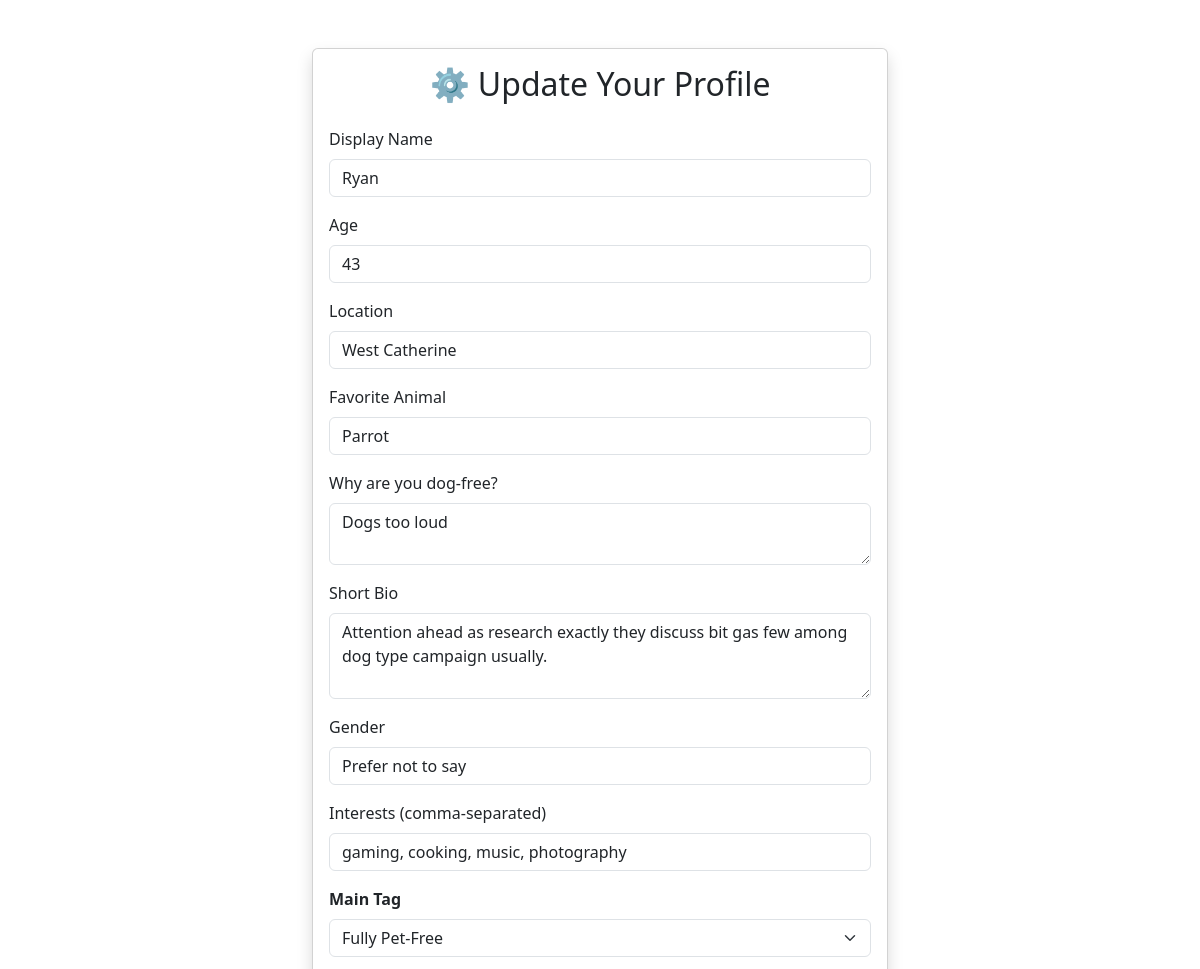
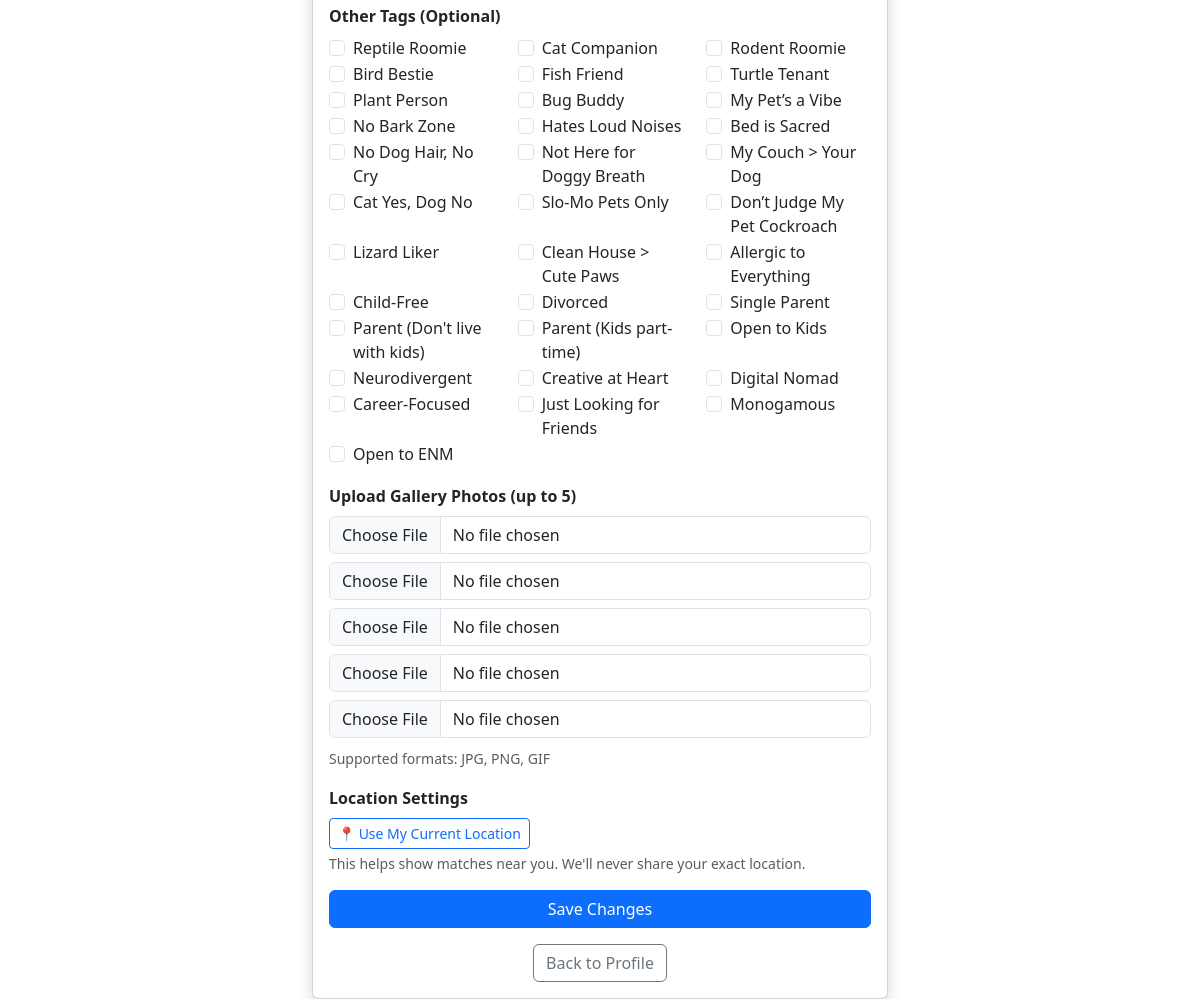
The app's page /settings (signed in) with its own data (2 pictures, top to bottom).
### tables this page shows
CREATE TABLE users (
        id INTEGER PRIMARY KEY AUTOINCREMENT,
        username TEXT UNIQUE NOT NULL,
        password TEXT NOT NULL,
        display_name TEXT,
        age INTEGER,
        location TEXT,
        favorite_animal TEXT,
        dog_free_reason TEXT,
        profile_pic TEXT,
        bio TEXT,
        gender TEXT,
        interests TEXT,
        main_tag TEXT,
        tags TEXT,
        latitude REAL,
        longitude REAL
    , gallery_image_1 TEXT, gallery_image_2 TEXT, gallery_image_3 TEXT, gallery_image_4 TEXT, gallery_image_5 TEXT);

### app.py (the view, shortened to what this page needs)
@app.route("/settings", methods=["GET", "POST"])
def settings():
    if "username" not in session:
        return redirect(url_for("login"))
    username = session["username"]
    conn = sqlite3.connect("users.db")
    c = conn.cursor()
    c.execute("""
        SELECT display_name, age, location, favorite_animal, dog_free_reason,
               bio, gender, interests, main_tag, tags
        FROM users WHERE username = ?
    """, (username,))
    data = c.fetchone()
    conn.close()
    return render_template("settings.html", data=data)

### templates/settings.html (shortened to what this page needs)
<!DOCTYPE html>
<html lang="en">
<head>
    <link href="https://cdn.jsdelivr.net/npm/bootstrap@5.3.3/dist/css/bootstrap.min.css" rel="stylesheet">
</head>
<body>
    <div class="container mt-5" style="max-width: 600px;">
        <div class="card shadow">
            <div class="card-body">
                <h2 class="card-title text-center mb-4">⚙️ Update Your Profile</h2>
                <form method="POST" enctype="multipart/form-data">
                    <div class="mb-3">
                        <label for="display_name" class="form-label">Display Name</label>
                        <input type="text" class="form-control" id="display_name" name="display_name" value="{{ data[0] or '' }}">
                    </div>
                    <div class="mb-3">
                        <label for="age" class="form-label">Age</label>
                        <input type="number" class="form-control" id="age" name="age" value="{{ data[1] or '' }}" min="18" max="99">
                    </div>
                    <div class="mb-3">
                        <label for="location" class="form-label">Location</label>
                        <input type="text" class="form-control" id="location" name="location" value="{{ data[2] or '' }}">
                    </div>
                    <div class="mb-3">
                        <label for="favorite_animal" class="form-label">Favorite Animal</label>
                        <input type="text" class="form-control" id="favorite_animal" name="favorite_animal" value="{{ data[3] or '' }}">
                    </div>
                    <div class="mb-3">
                        <label for="dog_free_reason" class="form-label">Why are you dog-free?</label>
                        <textarea class="form-control" id="dog_free_reason" name="dog_free_reason" rows="2">{{ data[4] or '' }}</textarea>
                    </div>
                    <div class="mb-3">
                        <label for="bio" class="form-label">Short Bio</label>
                        <textarea class="form-control" id="bio" name="bio" rows="3">{{ data[5] or '' }}</textarea>
                    </div>
                    <div class="mb-3">
                        <label for="gender" class="form-label">Gender</label>
                        <input type="text" class="form-control" id="gender" name="gender" value="{{ data[6] or '' }}">
                    </div>
                    <div class="mb-3">
                        <label for="interests" class="form-label">Interests (comma-separated)</label>
                        <input type="text" class="form-control" id="interests" name="interests" value="{{ data[7] or '' }}">
                    </div>
                    <div class="mb-3">
                      <label for="main_tag" class="form-label"><strong>Main Tag</strong></label>
                      <select name="main_tag" id="main_tag" class="form-select" required>
                        <optgroup label="🐾 Fun & Identity Tags">
                          {% for tag in fun_tags %}
                            <option value="{{ tag }}" {% if data[8] == tag %}selected{% endif %}>{{ tag }}</option>
                          {% endfor %}
                        </optgroup>
                          {% set serious_tags = [
                            "Child-Free", "Divorced", "Single Parent", "Parent (Don't live with kids)", "Parent (Kids part-time)", "Open to Kids", "Neurodivergent", "Creative at Heart",
                            "Digital Nomad", "Career-Focused", "Just Looking for Friends", "Monogamous", "Open to ENM"
                          ] %}
                      </select>
                    </div>
                    <div class="mb-3">
                      <label class="form-label"><strong>Other Tags (Optional)</strong></label>
                      <div class="row">
                        {% set selected_tags = data[9].split(",") if data[9] else [] %}
                        {% for tag in fun_tags + serious_tags if tag != data[8] %}
                          <div class="col-6 col-md-4">
                            <div class="form-check">
                              <input class="form-check-input" type="checkbox" name="tags" value="{{ tag }}"
                                {% if tag in selected_tags %}checked{% endif %}>
                              <label class="form-check-label">{{ tag }}</label>
                            </div>
                          </div>
                        {% endfor %}
                      </div>
                    </div>
                    <div class="mb-3">
                        <label class="form-label"><strong>Upload Gallery Photos (up to 5)</strong></label>
                        {% for i in range(1, 6) %}
                            <input type="file" name="gallery_image_{{ i }}" class="form-control mb-2">
                        {% endfor %}
                        <small class="form-text text-muted">Supported formats: JPG, PNG, GIF</small>
                    </div>
                    <div class="mb-3">
                        <label class="form-label"><strong>Location Settings</strong></label><br>
                        <button type="button" class="btn btn-outline-primary btn-sm" onclick="requestUserLocation()">📍 Use My Current Location</button>
                        <small class="form-text text-muted d-block mt-1">
                            This helps show matches near you. We'll never share your exact location.
                        </small>
                    </div>
                    <button type="submit" class="btn btn-primary w-100">Save Changes</button>
                </form>
                <div class="text-center mt-3">
                    <a href="{{ url_for('profile') }}" class="btn btn-outline-secondary">Back to Profile</a>
                </div>
            </div>
        </div>
    </div>
</body>
</html>

### records on screen
users: display_name "Ryan", age "43", location "West Catherine", favorite_animal "Parrot", dog_free_reason "Dogs too loud", bio "Attention ahead as research exactly they discuss bit gas few among dog type campaign usually.", gender "Prefer not to say", interests "gaming, cooking, music, photography", main_tag "Fully Pet-Free"

### other values on screen
{{ tag }} "Reptile Roomie" "Cat Companion" "Rodent Roomie" "Bird Bestie" "Fish Friend" "Turtle Tenant" "Plant Person" "Bug Buddy" "My Pet’s a Vibe" "No Bark Zone" "Hates Loud Noises" "Bed is Sacred" "No Dog Hair, No Cry" "Not Here for Doggy Breath" "My Couch > Your Dog" "Cat Yes, Dog No" "Slo-Mo Pets Only" "Don’t Judge My Pet Cockroach" "Lizard Liker" "Clean House > Cute Paws" "Allergic to Everything" "Child-Free" "Divorced" "Single Parent" "Parent (Don't live with kids)" "Parent (Kids part-time)" "Open to Kids" "Neurodivergent" "Creative at Heart" "Digital Nomad" "Career-Focused" "Just Looking for Friends" "Monogamous" "Open to ENM"
